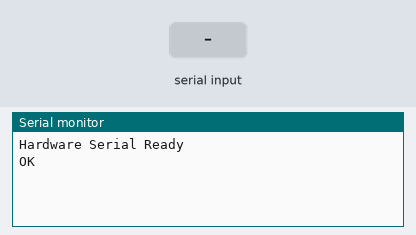
The sketch below on a simulated Arduino Mega 2560, built with avr-gcc and run on an emulated ATmega2560. On the bench: the last lines printed to the serial monitor. The inputs (shaded band) are chosen by the test bench. The modem accepts every AT command (registered, SIM ready, sends succeed) and sends nothing else.

Above: at 1.2 s.
1.3 s: "1" received over the second serial link
At 2.5 s:
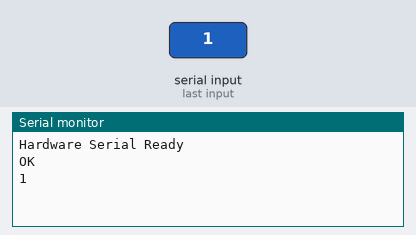
2.8 s: "0" received over the second serial link
At 3.7 s:
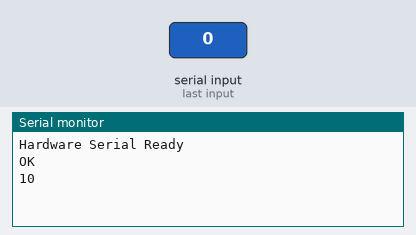

Measured:
- after the input at 1.3 s, the serial monitor: prints a new line at once (image 1)
- after the input at 2.8 s, the serial monitor: prints a new line at once (image 2)

The sketch:

Lab00_software_to_native_serial.ino
```cpp
/*
  Software serial multple serial test
 通透範例程式，讓LORA 模組通過軟體序列埠能直接轉到arduion 硬體的序列埠
 Receives from the hardware serial, sends to software serial.
 Receives from software serial, sends to hardware serial.

 The circuit:
 * RX is digital pin 10 (connect to TX of other device)
 * TX is digital pin 11 (connect to RX of other device)

 */
// LoRaSerial Port Arduino Mega 2560 //Tx2,Rx2
HardwareSerial& mySerial = Serial2;
//#include <SoftwareSerial.h>
//SoftwareSerial mySerial(10, 11); // RX, TX

void setup() {
  // Open serial communications and wait for port to open:
  Serial.begin(9600);
  while (!Serial) {
    ;
  }
  Serial.println("Hardware Serial Ready");

  // set the data rate for the SoftwareSerial port
  mySerial.begin(9600);
  mySerial.println("AT+SGMD?");
}

void loop() { // run over and over
  if (mySerial.available()) {
    Serial.write(mySerial.read());
  }
  if (Serial.available()) {
    mySerial.write(Serial.read());
  }
}
```
